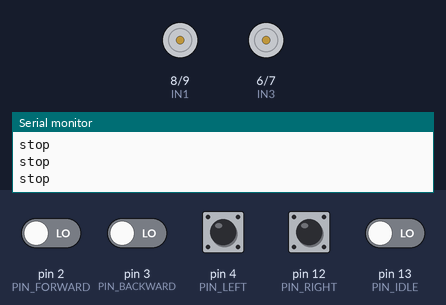
Bench run of a sketch on a simulated Arduino Uno, built with avr-gcc and run on an emulated ATmega328P. On the bench: motor-driver pin pairs drawn as motors (green arrow = first pin HIGH = forward, orange = second pin HIGH = backward, longer = more drive, scaled by the enable pin), the last lines printed to the serial monitor. The test bench sets the inputs (shaded band); at power-on: pin 2 (PIN_FORWARD), pin 3 (PIN_BACKWARD), pin 4 (PIN_LEFT), pin 12 (PIN_RIGHT), pin 13 (PIN_IDLE) LOW.

Above: at 1.2 s.
1.3 s: pin 2 (PIN_FORWARD) driven HIGH
At 1.7 s:
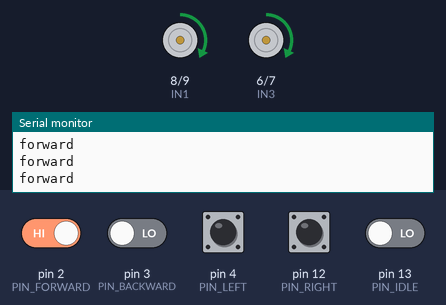
2.8 s: pin 2 (PIN_FORWARD) driven LOW
At 3.8 s:
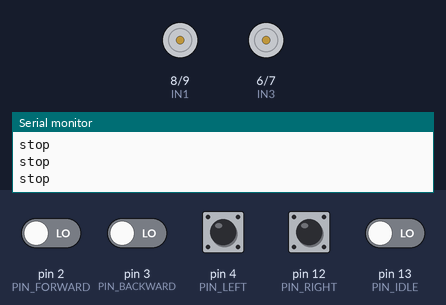
4.3 s: pin 3 (PIN_BACKWARD) driven HIGH
At 5.1 s:
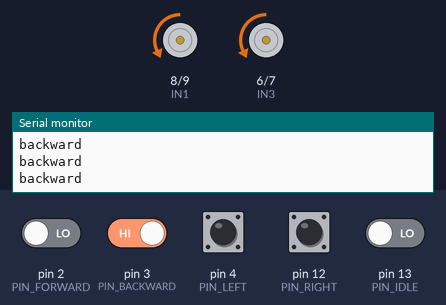
5.8 s: pin 3 (PIN_BACKWARD) driven LOW
At 6.3 s:
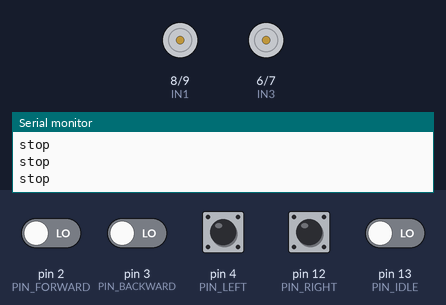
7.3 s: pin 4 (PIN_LEFT) pulled HIGH for 0.15 s
At 7.38 s:
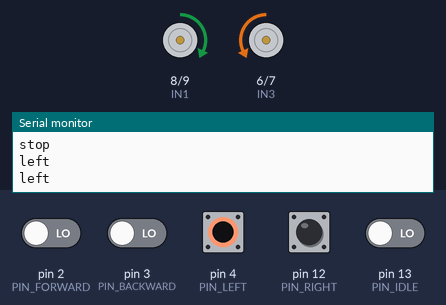
8.9 s: pin 12 (PIN_RIGHT) pulled HIGH for 0.15 s
At 8.98 s:
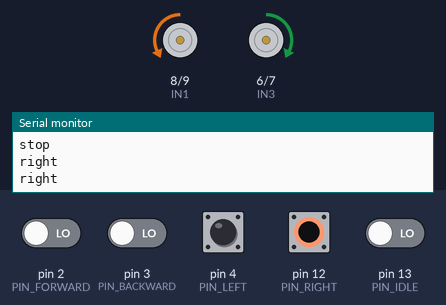
Timing chart, 0 to 11.5 s (numbered marks = the images above; inputs shaded):
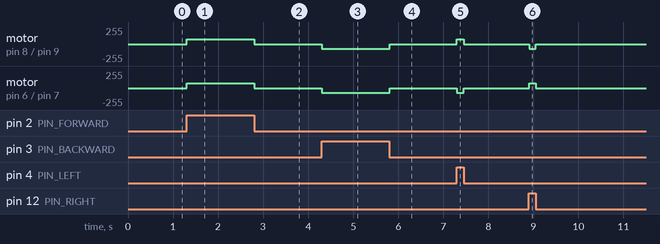

The sketch:

base_motor_code.ino
```cpp
// ----------- NodeMCU INPUT PINS ----------
#define PIN_FORWARD  2
#define PIN_BACKWARD 3
#define PIN_LEFT     4
#define PIN_RIGHT    12
#define PIN_IDLE     13

// Motor A pins
int IN1 = 8;
int IN2 = 9;

int ENA = 10;  // PWM

// Motor B pins
int IN3 = 6;
int IN4 = 7;
int ENB = 5;   // PWM

void setup() {
  // Set NodeMCU inputs
  pinMode(PIN_FORWARD, INPUT);
  pinMode(PIN_BACKWARD, INPUT);
  pinMode(PIN_LEFT, INPUT);
  pinMode(PIN_RIGHT, INPUT);
  pinMode(PIN_IDLE, INPUT);

  // Motor pins
  pinMode(IN1, OUTPUT);
  pinMode(IN2, OUTPUT);
  pinMode(ENA, OUTPUT);
  pinMode(IN3, OUTPUT);
  pinMode(IN4, OUTPUT);
  pinMode(ENB, OUTPUT);

  Serial.begin(9600);

  // Default speed
  analogWrite(ENA, 70);
  analogWrite(ENB, 70);
}

void loop() {

  if (digitalRead(PIN_FORWARD) == HIGH) {
    forward();
  }
  else if (digitalRead(PIN_BACKWARD) == HIGH) {
    backward();
  }
  else if (digitalRead(PIN_LEFT) == HIGH) {
    left();
  }
  else if (digitalRead(PIN_RIGHT) == HIGH) {
    right();
  }
  else if (digitalRead(PIN_IDLE) == HIGH) {
    stopMotors();
  }
  else {
    // Safety: if floating or no pin HIGH → stop
    stopMotors();
  }
}

// ---------------- MOTOR FUNCTIONS ----------------

void forward() {
  digitalWrite(IN1, HIGH);
  digitalWrite(IN2, LOW);
  digitalWrite(IN3, HIGH);
  digitalWrite(IN4, LOW);
  Serial.println("forward");
}

void backward() {
  digitalWrite(IN1, LOW);
  digitalWrite(IN2, HIGH);
  digitalWrite(IN3, LOW);
  digitalWrite(IN4, HIGH);
  Serial.println("backward");
}

void left() {
  digitalWrite(IN1, HIGH);
  digitalWrite(IN2, LOW);
  digitalWrite(IN3, LOW);
  digitalWrite(IN4, HIGH);
  Serial.println("left");
}

void right() {
  digitalWrite(IN1, LOW);
  digitalWrite(IN2, HIGH);
  digitalWrite(IN3, HIGH);
  digitalWrite(IN4, LOW);
  Serial.println("right");
}

void stopMotors() {
  digitalWrite(IN1, LOW);
  digitalWrite(IN2, LOW);
  digitalWrite(IN3, LOW);
  digitalWrite(IN4, LOW);
  Serial.println("stop");
}
```

Measured:
- after the input at 1.3 s, motor on pin 8 (IN1) / pin 9 (IN2), motor on pin 6 (IN3) / pin 7 (IN4): stopped → forward 70/255 at once
- after the input at 2.8 s, motor on pin 8 (IN1) / pin 9 (IN2), motor on pin 6 (IN3) / pin 7 (IN4): forward 70/255 → stopped at once
- after the input at 4.3 s, motor on pin 8 (IN1) / pin 9 (IN2), motor on pin 6 (IN3) / pin 7 (IN4): stopped → backward 70/255 at once
- after the input at 5.8 s, motor on pin 8 (IN1) / pin 9 (IN2), motor on pin 6 (IN3) / pin 7 (IN4): backward 70/255 → stopped at once
- after the input at 7.3 s, motor on pin 8 (IN1) / pin 9 (IN2): stopped → forward 70/255 at once, → stopped 0.16 s later; motor on pin 6 (IN3) / pin 7 (IN4): stopped → backward 70/255 at once, → stopped 0.16 s later
- after the input at 8.9 s, motor on pin 8 (IN1) / pin 9 (IN2): stopped → backward 70/255 at once, → stopped 0.15 s later; motor on pin 6 (IN3) / pin 7 (IN4): stopped → forward 70/255 at once, → stopped 0.15 s later
